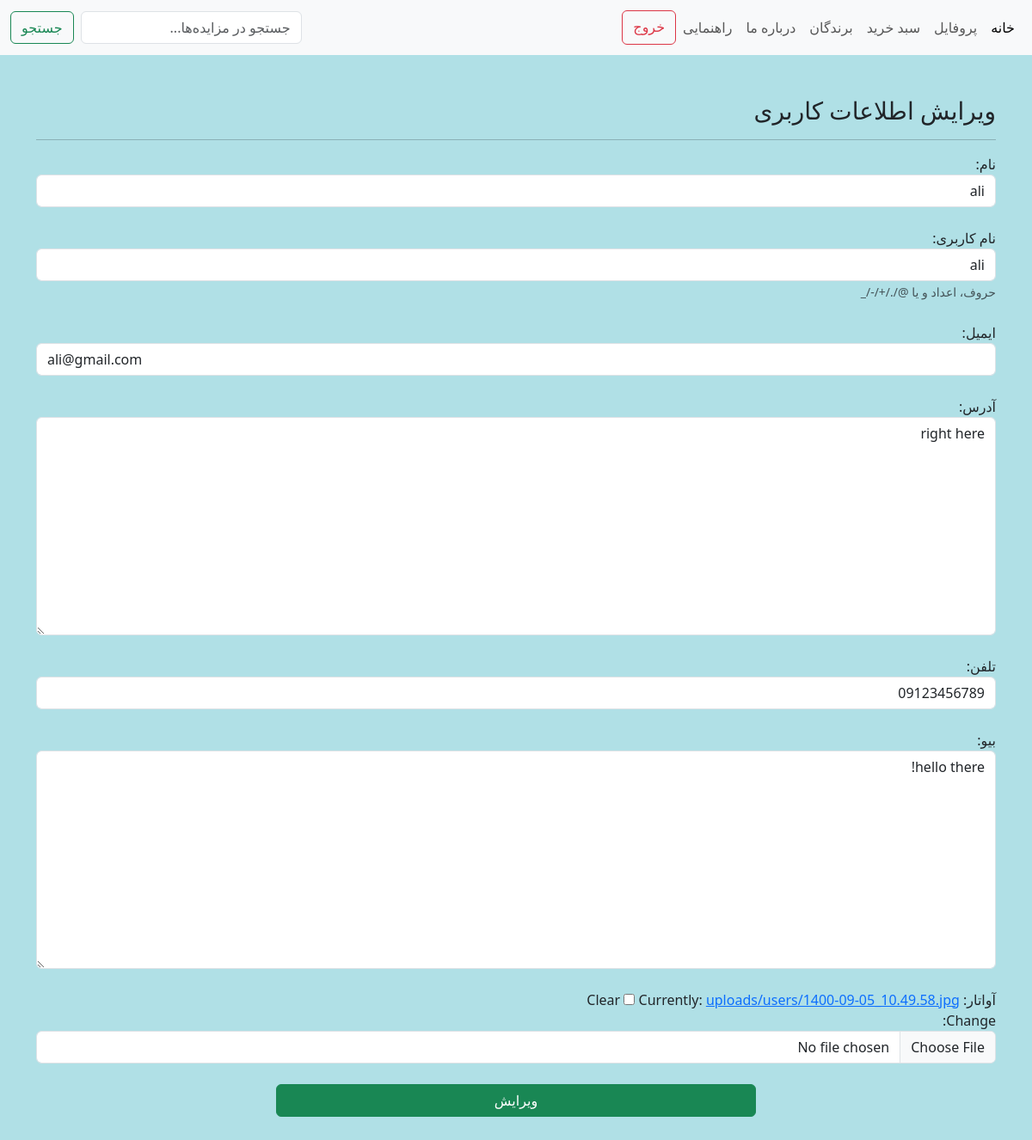
Before: /update-user (signed in) with the older database file.
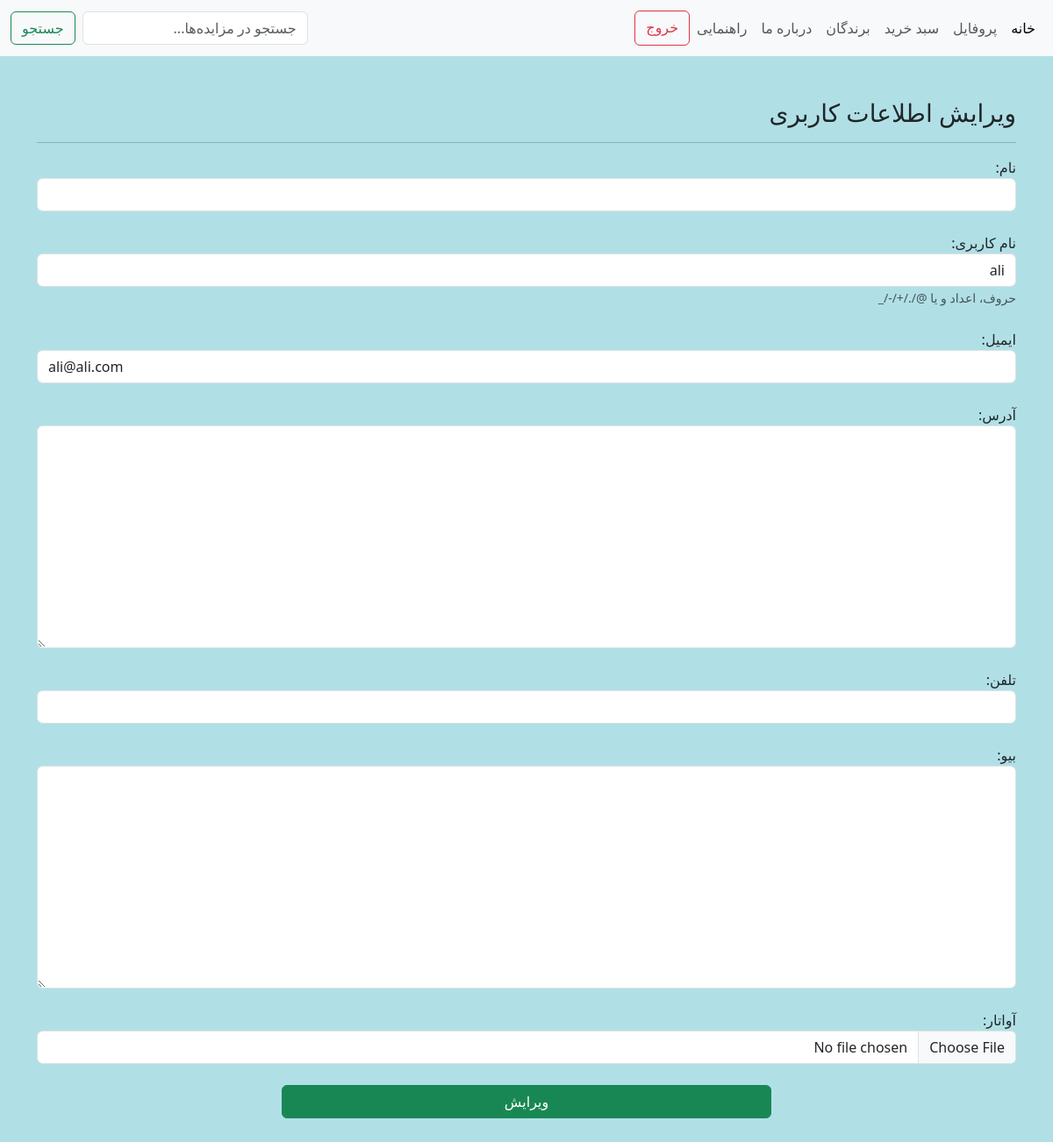
After: the same page with the newer database file.
### base/models.py (models this page shows)
class User(AbstractUser):
    name = models.CharField(max_length=200, null=True, blank=True)
    address = models.TextField(null=True, blank=True)
    email = models.EmailField(unique=True, null=True, blank=True)
    phone = models.CharField(max_length=14, null=True, blank=True)
    bids_number = models.IntegerField(default=0)
    bio = models.TextField(null=True, blank=True)
    avatar = models.ImageField(upload_to="uploads/users/", null=True, blank=True)
    groups = models.ManyToManyField(
        'auth.Group', related_name='custom_user_set', blank=True
    )
    user_permissions = models.ManyToManyField(
        'auth.Permission', related_name='custom_user_set', blank=True
    )

### base/views.py (the view)
# urls.py: path('update-user', views.updateUser, name="update-user"),
@login_required(login_url='login')
def updateUser(request):
    user = request.user
    form = UserUpdateForm(instance=user)
    if request.method == 'POST':
        form = UserUpdateForm(request.POST, request.FILES, instance=user)
        if form.is_valid():
            form.save()
            return redirect('user-profile', pk=user.id)
    return render(request, 'base/update_user.html', {'form': form})

### base/forms.py
class UserUpdateForm(ModelForm):
    class Meta:
        model = User
        fields = USER_UPDATE_FIELDS
    def __init__(self, *args, **kwargs):
        super().__init__(*args, **kwargs)
        self.fields['username'].help_text = 'حروف، اعداد و یا @/./+/-/_'
        for field in USER_UPDATE_FIELDS:
            self.fields[field].label = FIELD_LABELS[field]
            self.fields[field].widget.attrs['class'] = 'form-control custom-class'

### base/templates/base/update_user.html (shortened to what this page needs)
{% extends "main.html" %}
{% block content %}
<div class="container my-4 py-4">
    <h3>ویرایش اطلاعات کاربری</h3>
    <hr />
    <form method="post" action="" enctype="multipart/form-data">
        {% for field in form %}
            <div class="form-group text-right">
                {{ field.label_tag }}
                {{ field }}
                {% if field.help_text %}
                    <small class="form-text text-muted">{{ field.help_text }}</small>
                {% endif %}
            </div>
            <br />
        {% endfor %}
        <div class="w-100 text-center">
            <button class="btn btn-success w-50 mb-4" type="submit">ویرایش</button>
        </div>
    </form>
</div>
{% endblock content %}

Changed rows visible on the page:
changed User "ali": name "ali" → (not shown); email "ali@gmail.com" → "ali@ali.com"; address "right here" → (not shown); phone "09123456789" → (not shown); bio "hello there!" → (not shown)
Other visible differences:
list line gone: "Currently: uploads/users/1400-09-05_10.49.58.jpg Clear Change: ☐"
